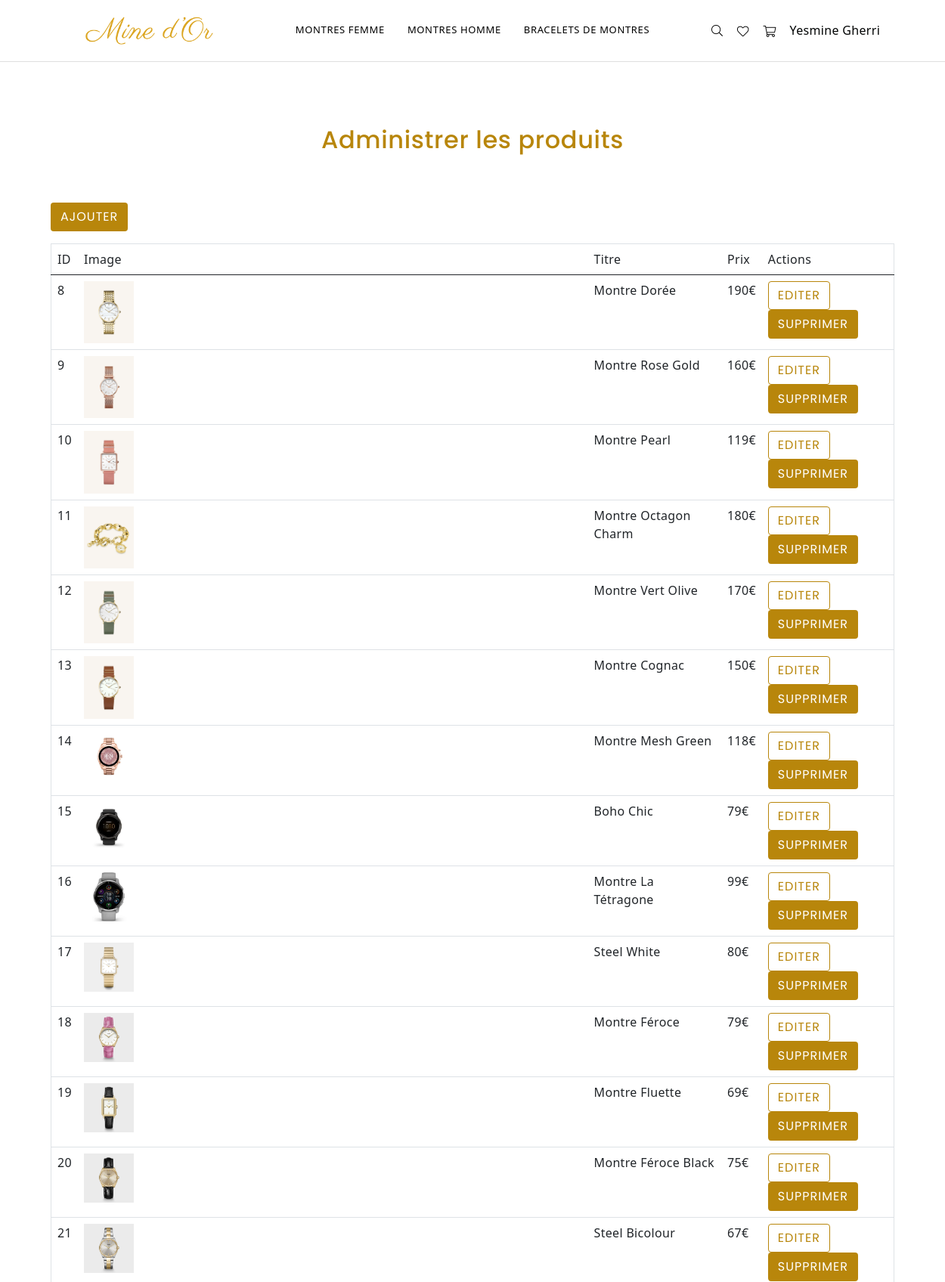
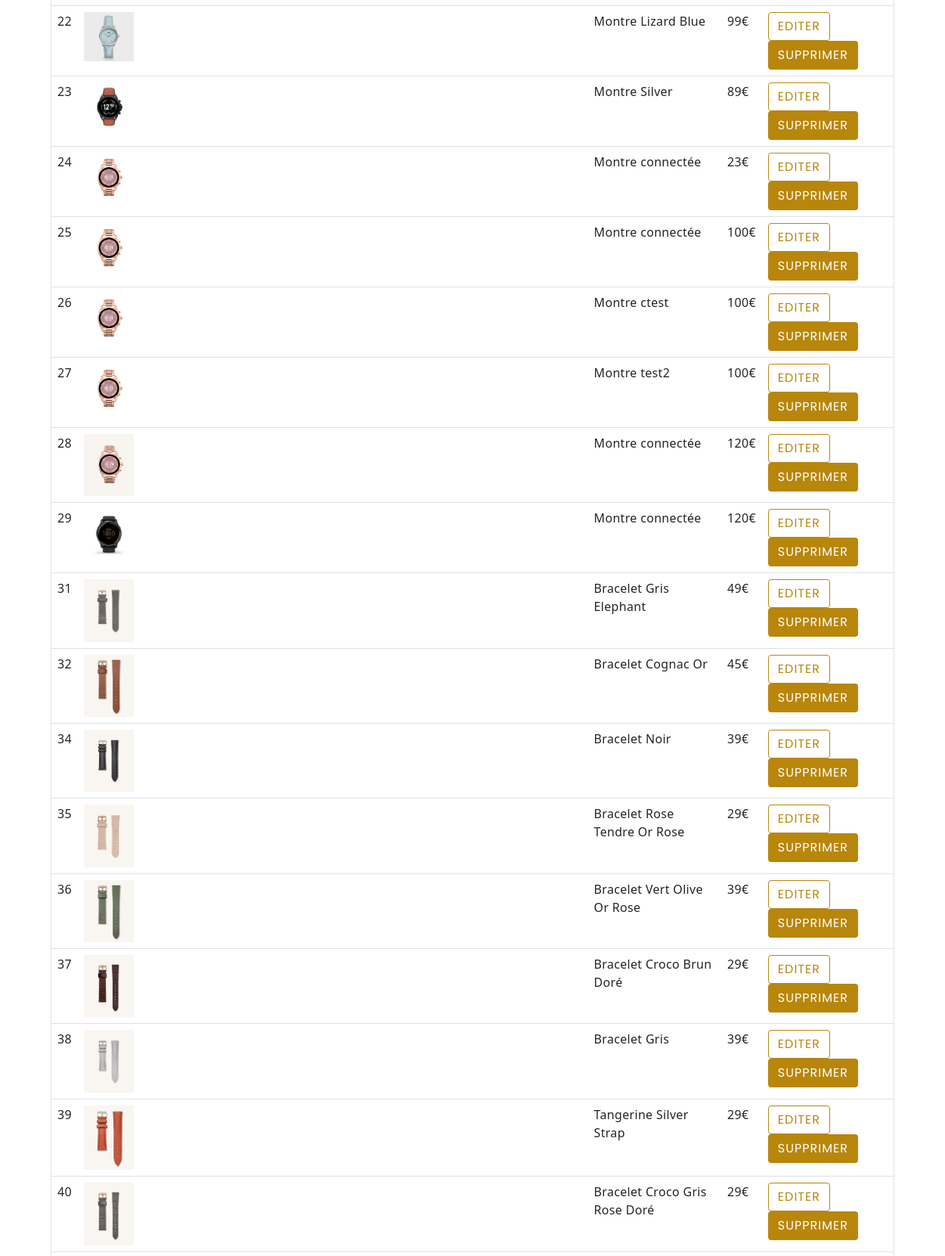
The page /index.php?p=admin.produits.index (signed in, upper part) on the database its author committed (2 pictures, top to bottom).
### tables this page shows
CREATE TABLE `categories` (
  `id` int(11) NOT NULL,
  `titre` varchar(255) DEFAULT NULL
);

CREATE TABLE `produits` (
  `id` int(11) NOT NULL,
  `titre` varchar(30) NOT NULL,
  `description` text NOT NULL,
  `img` text NOT NULL,
  `prix` float NOT NULL,
  `category_id` int(11) NOT NULL,
  `sous_category_id` int(11) NOT NULL,
  `date` date NOT NULL
);

### core/Controller/Controller.php (called while the page is built, shortened)
<?php
class Controller{
    protected $viewPath;
    protected $template;
    protected function render($view, $variables = []){
        extract($variables);
        require($this->viewPath . str_replace('.', '/', $view) . '.php');
        require($this->viewPath . 'templates/' . $this->template . '.php');
    }
}

### app/Controller/Admin/ProduitsController.php (called while the page is built, shortened)
<?php
class ProduitsController extends AppController{
    public function index(){
        $produits = $this->Produit->all();
        $this->render('admin.produits.index', compact('produits'));
    }
}

### public/index.php (called while the page is built, shortened)
<?php
require ROOT . '/app/App.php';
if(isset($_GET['p'])){
    $page = $_GET['p'];
}else{
    $page = 'home.index';
}
$page = explode('.', $page);
if($page[0] == 'admin'){
    $action = $page[2];
} else{
    $controller = '\App\Controller\\' . ucfirst($page[0]) . 'Controller';
    $action = $page[1];
}
$controller = new $controller();
$controller->$action();

### core/Table/Table.php (called while the page is built, shortened)
<?php
class Table
{
    protected $table;
    protected $db;
    public function __construct(Database $db)
    {
        $this->db = $db;
    }
    public function all(){
        return $this->query('SELECT * FROM ' . $this->table);
    }
    public function query($statement, $attributes = null, $one = false){
        if($attributes){
            return $this->db->prepare(
                $statement,
                $attributes,
                str_replace('Table', 'Entity', get_class($this)),
                $one
            );
        } else {
            return $this->db->query(
                $statement,
                str_replace('Table', 'Entity', get_class($this)),
                $one
            );
        }
    }
}

### core/Database/MysqlDatabase.php (called while the page is built, shortened)
<?php
class MysqlDatabase extends Database{
    private $db_name;
    private $db_user;
    private $db_pass;
    private $db_host;
    private $pdo;
    public function __construct($db_name, $db_user = 'root', $db_pass = 'root', $db_host = 'localhost'){
        $this->db_name = $db_name;
        $this->db_user = $db_user;
        $this->db_pass = $db_pass;
        $this->db_host = $db_host;
    }
    private function getPDO(){
        if($this->pdo === null){
            $pdo = new PDO('mysql:dbname=' . $this->db_name . ';host=' . $this->db_host, $this->db_user, $this->db_pass);
            $pdo->setAttribute(PDO::ATTR_ERRMODE, PDO::ERRMODE_EXCEPTION);
            $this->pdo = $pdo;
        }
        return $this->pdo;
    }
    public function query($statement, $class_name = null, $one = false){
        $req = $this->getPDO()->query($statement);
        if($class_name === null){
            $req->setFetchMode(PDO::FETCH_OBJ);
        } else{
            $req->setFetchMode(PDO::FETCH_CLASS, $class_name);
        }
        if($one) {
            $datas = $req->fetch();
        } else {
            $datas = $req->fetchAll();
        }
        return $datas;
    }
}

### app/Autoloader.php (called while the page is built, shortened)
<?php
class Autoloader{
    static function autoload($class){
        if (strpos($class, __NAMESPACE__ . '\\') === 0){
            $class = str_replace(__NAMESPACE__ . '\\', '', $class);
            $class = str_replace('\\', '/', $class);
        }
    }
}

### core/Autoloader.php (called while the page is built, shortened)
<?php
class Autoloader{
    static function autoload($class){
        if (strpos($class, __NAMESPACE__ . '\\') === 0){
            $class = str_replace(__NAMESPACE__ . '\\', '', $class);
            $class = str_replace('\\', '/', $class);
        }
    }
}

### app/App.php (called while the page is built, shortened)
<?php
class App{
    private $db_instance;
    private static $_instance;
    public static function getInstance(){
        if(is_null(self::$_instance)){
            self::$_instance = new App();
        }
        return self::$_instance;
    }
    public static function load(){
        require ROOT . '/app/Autoloader.php';
        require ROOT . '/core/Autoloader.php';
    }
    public function getTable($name){
        return new $class_name($this->getDb());
    }
    public function getDb(){
        $config = Config::getInstance(ROOT . '/config/config.php');
        if(is_null($this->db_instance)){
            $this->db_instance = new MysqlDatabase($config->get('db_name'), $config->get('db_user'), $config->get('db_pass'), $config->get('db_host'));
        }
        return $this->db_instance;
    }
}

### core/Config.php (called while the page is built, shortened)
<?php
class Config
{
    private $settings = [];
    private static $_instance;
    public static function getInstance($file)
    {
        if (is_null(self::$_instance)) {
            self::$_instance = new Config($file);
        }
        return self::$_instance;
    }
    public function __construct($file)
    {
        $this->settings = require($file);
    }
    public function get($key)
    {
        return $this->settings[$key];
    }
}

### config/config.php (called while the page is built)
<?php
return array(
    "db_user" => "root",
    "db_pass" => "root",
    "db_host" => "localhost",
    "db_name" => "mvc"
);

### app/Table/CategoryTable.php (called while the page is built, shortened)
<?php
class CategoryTable extends Table{
    public function all(){
        return $this->query("
            SELECT categories.id, categories.titre
            FROM categories");
    }
}

### app/Views/admin/produits/index.php (the view, shortened to what this page needs)
 <div id="page-content">
        <div class="container">
<h1 class="title-admin">Administrer les produits</h1>
<p>
    <a href="?p=admin.produits.add" class="btn btn-add">Ajouter</a>
</p>
<table class="table">
    <thead>
    <tr>
        <td>ID</td>
        <td>Image</td>
        <td>Titre</td>
        <td>Prix</td>
        <td>Actions</td>
    </tr>
    </thead>
    <tbody>
        <?php foreach($produits as $produit): ?>
        <tr>
            <td><?= $produit->id; ?></td>
            <td><img src="../public/img/upload/<?= $produit->img; ?>" style="width: 10%;"></td>
            <td><?= $produit->titre; ?></td>
            <td><?= ($produit->prix)? $produit->prix : 0; ?>€</td>
            <td>
                <a class="btn btn-edit" href="?p=admin.produits.edit&id=<?= $produit->id; ?>">Editer</a>
                <form action="?p=admin.produits.delete" method="post" style="display: inline;">
                    <button type="submit" class="btn btn-delete">Supprimer</button>
                </form>
            </td>
        </tr>
        <?php endforeach; ?>
    </tbody>
</table>
        </div>
        </div>

### app/Views/templates/menu.php (shortened to what this page needs)
 <?php
         $categories = App::getInstance()->getTable('Category')->all();
?>
              <div class="row">
                <div
                  class="col-1 col-sm-12 col-md-12 col-lg-12 align-self-center d-menu-col"
                >
                  <nav class="grid__item" id="AccessibleNav">
                    <ul id="siteNav" class="site-nav medium center hidearrow">
                      <?php foreach ($categories as $categorie) {
                          ?>
                          <li class="lvl1 parent dropdown_nav">
                              <a href="?p=category.index&id=<?= $categorie->id;?>"
                          ><?php echo $categorie->titre;?> </a>
                      </li>
                          <?php
                      } ?>
                    </ul>
                  </nav>
                </div>
              </div>

### public/css/plugins.css (style rules this page uses)
@media (prefers-reduced-motion: no-preference) { :root { scroll-behavior: smooth; } }
body { margin: 0; font-family: var(--bs-font-sans-serif); font-size: 1rem; font-weight: 400; line-height: 1.5; color: #212529; background-color: #fff; -webkit-text-size-adjust: 100%; -webkit-tap-highlight-color: transparent; }
a { text-decoration: none !important; }
p { margin-top: 0; margin-bottom: 1rem; }
ul { padding-left: 2rem; }
ul { margin-top: 0; margin-bottom: 1rem; }
img { vertical-align: middle; }
button { border-radius: 0; }
button, input, optgroup, select { margin: 0; font-family: inherit; font-size: inherit; line-height: inherit; }
button, select { text-transform: none; }
[type="button"], [type="submit"], button { -webkit-appearance: button; }
[type="button"]:not(:disabled), [type="submit"]:not(:disabled), button:not(:disabled) { cursor: pointer; }
.container { width: 100%; padding-right: var(--bs-gutter-x, 0.75rem); padding-left: var(--bs-gutter-x, 0.75rem); margin-right: auto; margin-left: auto; }
@media (min-width: 576px) { .container { max-width: 540px; } }
@media (min-width: 768px) { .container { max-width: 720px; } }
@media (min-width: 992px) { .container { max-width: 960px; } }
@media (min-width: 1200px) { .container { max-width: 1140px; } }
.row { --bs-gutter-x: 1.5rem; --bs-gutter-y: 0; display: flex; flex-wrap: wrap; margin-top: calc(var(--bs-gutter-y) * -1); margin-right: calc(var(--bs-gutter-x) * -0.5); margin-left: calc(var(--bs-gutter-x) * -0.5); }
.row>* { flex-shrink: 0; width: 100%; max-width: 100%; padding-right: calc(var(--bs-gutter-x) * 0.5); padding-left: calc(var(--bs-gutter-x) * 0.5); margin-top: var(--bs-gutter-y); }
.col-1 { flex: 0 0 auto; width: 8.33333333%; }
@media (min-width: 576px) { .col-sm-12 { flex: 0 0 auto; width: 59%; } }
@media (min-width: 768px) { .col-md-12 { flex: 0 0 auto; width: 75%; } }
@media (min-width: 992px) { .col-lg-12 { flex: 0 0 auto; width: 100%; } }
.btn { display: inline-block; font-weight: 400; line-height: 1.5; color: #212529; text-align: center; text-decoration: none; vertical-align: middle; cursor: pointer; -webkit-user-select: none; -moz-user-select: none; user-select: none; background-color: transparent; border: 1px solid transparent; padding: 0.375rem 0.75rem; font-size: 1rem; border-radius: 0.25rem; transition: color 0.15s ease-in-out, background-color 0.15s ease-in-out, border-color 0.15s ease-in-out, box-shadow 0.15s ease-in-out; }
.align-self-center { align-self: center !important; }

### rows shown on the page
categories: titre "MONTRES FEMME"
categories: titre "MONTRES HOMME"
categories: titre "BRACELETS DE MONTRES"
produits: id "8", img (picture), titre "Montre Dorée", prix "190"
produits: id "9", img (picture), titre "Montre Rose Gold", prix "160"
produits: id "10", img (picture), titre "Montre Pearl", prix "119"
produits: id "11", img (picture), titre "Montre Octagon Charm", prix "180"
produits: id "12", img (picture), titre "Montre Vert Olive", prix "170"
produits: id "13", img (picture), titre "Montre Cognac", prix "150"
produits: id "14", img (picture), titre "Montre Mesh Green", prix "118"
produits: id "15", img (picture), titre "Boho Chic", prix "79"
produits: id "16", img (picture), titre "Montre La Tétragone", prix "99"
produits: id "17", img (picture), titre "Steel White", prix "80"
produits: id "18", img (picture), titre "Montre Féroce", prix "79"
produits: id "19", img (picture), titre "Montre Fluette", prix "69"
produits: id "20", img (picture), titre "Montre Féroce Black", prix "75"
produits: id "21", img (picture), titre "Steel Bicolour", prix "67"
produits: id "22", img (picture), titre "Montre Lizard Blue", prix "99"
produits: id "23", img (picture), titre "Montre Silver", prix "89"
produits: id "24", img (picture), titre "Montre connectée", prix "23"
produits: id "25", img (picture), titre "Montre connectée", prix "100"
produits: id "26", img (picture), titre "Montre ctest", prix "100"
produits: id "27", img (picture), titre "Montre test2", prix "100"
produits: id "28", img (picture), titre "Montre connectée", prix "120"
produits: id "29", img (picture), titre "Montre connectée", prix "120"
produits: id "31", img (picture), titre "Bracelet Gris Elephant", prix "49"
produits: id "32", img (picture), titre "Bracelet Cognac Or", prix "45"
produits: id "34", img (picture), titre "Bracelet Noir", prix "39"
produits: id "35", img (picture), titre "Bracelet Rose Tendre Or Rose", prix "29"
produits: id "36", img (picture), titre "Bracelet Vert Olive Or Rose", prix "39"
produits: id "37", img (picture), titre "Bracelet Croco Brun Doré", prix "29"
produits: id "38", img (picture), titre "Bracelet Gris", prix "39"
produits: id "39", img (picture), titre "Tangerine Silver Strap", prix "29"
produits: id "40", img (picture), titre "Bracelet Croco Gris Rose Doré", prix "29"

### other values the page prints
$_SESSION['user']->firstname "Yesmine"
$_SESSION['user']->lastname "Gherri"
